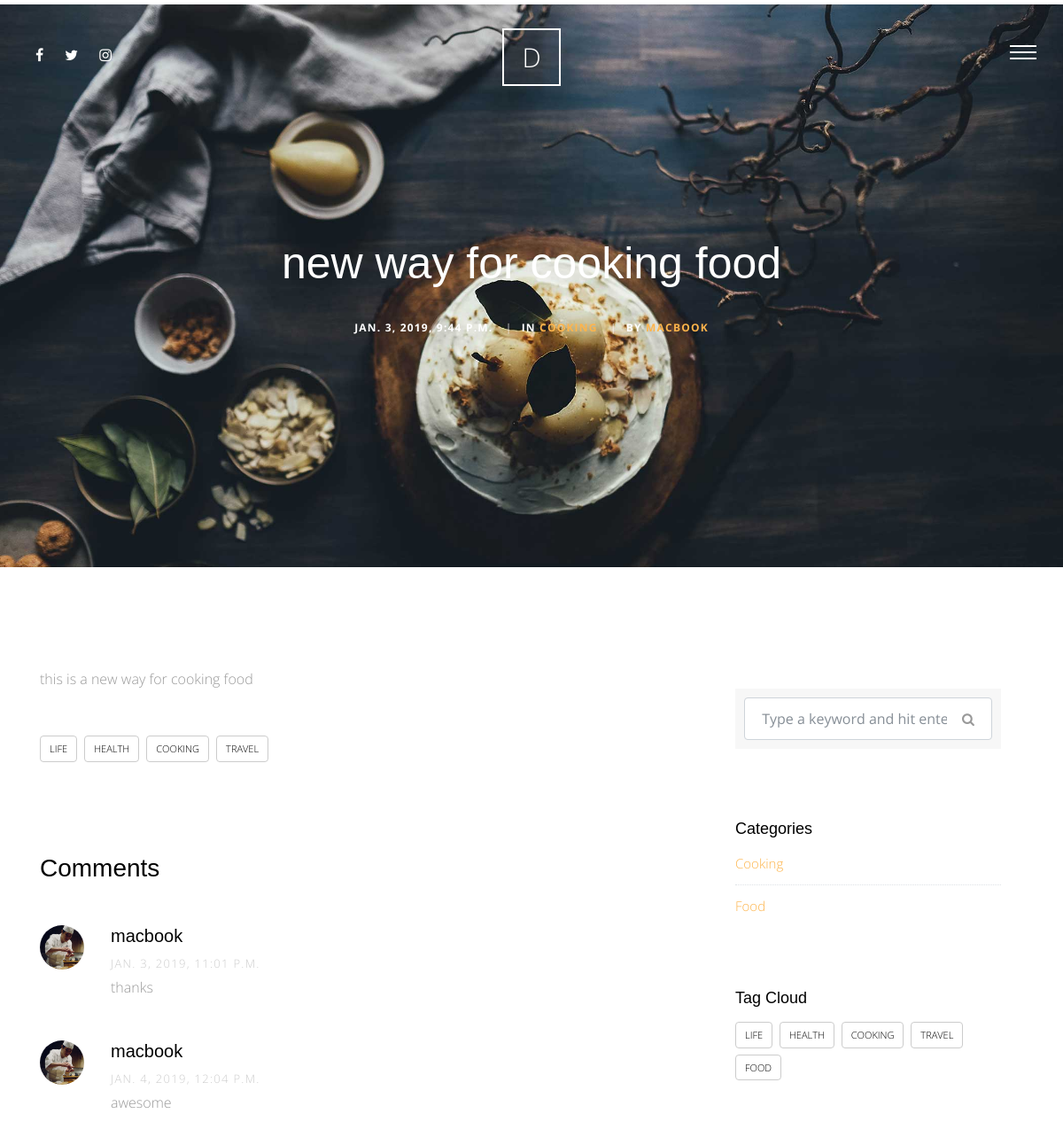
/blog/1 (upper part), run on an earlier commit of the app's database.
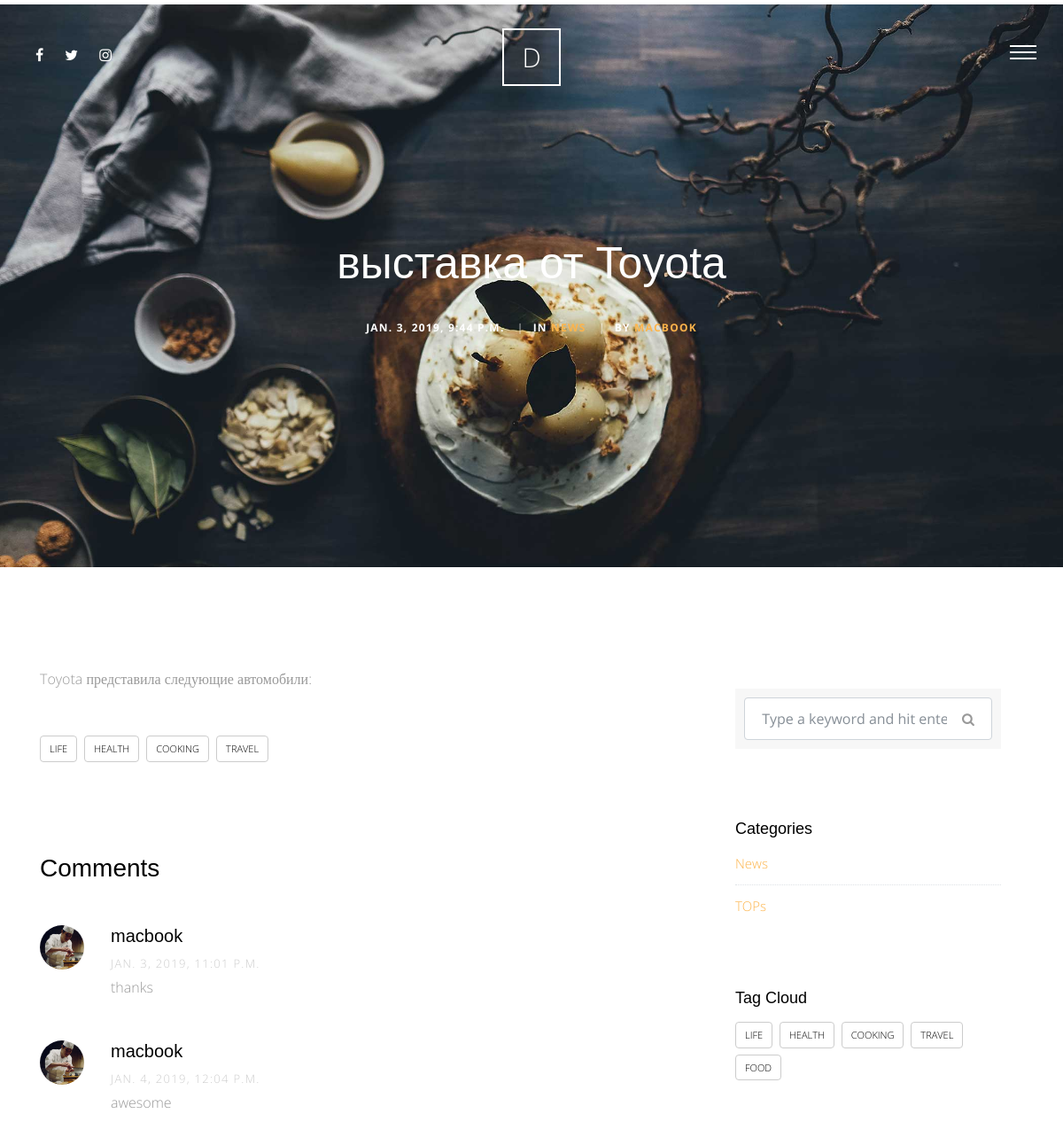
And on a later commit of the database.
### blog/models.py (models this page shows)
class Post(models.Model):
    title = models.CharField(max_length=50)
    content = models.TextField()
    author = models.ForeignKey(User , on_delete=models.CASCADE)
    image = models.ImageField(upload_to='blog/'  , blank=True, null=True)
    category = models.ForeignKey('Category'  ,null=True, on_delete=models.SET_NULL)
    created  = models.DateTimeField(default=timezone.now)
    tags = TaggableManager(blank=True)
    class Meta:
        verbose_name = ' post'
        verbose_name_plural = 'posts'
    def __str__(self):
        return self.title

class Category(models.Model):
    category_name = models.CharField(max_length=50)
    class Meta:
        verbose_name = ' category'
        verbose_name_plural = 'catogires'
    def __str__(self):
        return self.category_name

### blog/views.py (the view)
# urls.py: path('<int:id>' , views.post_detail , name='post_detail'),
def post_detail(request , id):
    post_detail = Post.objects.get(id=id)
    categories = Category.objects.all()
    all_tags = Tag.objects.all()
    comments = Comment.objects.filter(post=post_detail)
    if request.method == 'POST' :
        comment_form = CommentForm(request.POST)
        if comment_form.is_valid():
            new_comment = comment_form.save(commit=False)
            new_comment.user = request.user
            new_comment.post = post_detail
            new_comment.save()
    else:
        comment_form = CommentForm()
    context = {
        'post_detail' : post_detail ,
        'categories' : categories ,
        'all_tags' : all_tags ,
        'comments' : comments ,
        'comment_form' : comment_form
    }
    return render(request , 'Post/post_detail.html' , context)

### blog/forms.py
class CommentForm(forms.ModelForm):
    class Meta:
        model = Comment
        fields = [
            'content'
        ]

### blog/templates/Post/post_detail.html (shortened to what this page needs)
{% extends 'base.html' %}
{% load static %}
{% load bootstrap4 %}
{% block body %}
      <div class="main-wrap">
        <div class="cover_1 cover_sm">
          <div class="img_bg" style="background-image: url({% static 'site_static/img/slider-1.jpg' %})" data-stellar-background-ratio="0.5">
            <div class="container">
              <div class="row align-items-center justify-content-center">
                <div class="col-md-7 text-center" data-aos="fade-up">
                  <h2 class="heading mb-4">{{post_detail}}</h2>
                  <div class="post-info">
                    <div class="date-info">{{post_detail.created}}</div>
                    <div class="category-info"><span class="seperator">|</span>In <a href="#" data-title="View all posts in Lifestyle" title="View all posts in Lifestyle">{{post_detail.category}}</a></div>
                    <div class="author-info"><span class="seperator">|</span>By <a href="#">{{post_detail.author}}</a></div>
                  </div>
                </div>
              </div>
            </div>
          </div>
        </div>
       <div class="section">
          <div class="container">
            <div class="row">
              <div class="col-md-8">
                <p>{{post_detail.content}}</p>
                <div class="tag-widget post-tag-container mb-5 mt-5">
                  <div class="tagcloud">
                    {% for tag in post_detail.tags.all %}
                        <a href="{% url 'blog:post_by_tag' tag %}" class="tag-cloud-link">{{tag.name}}</a>
                    {% endfor %}
                  </div>
                </div>
                <div class="pt-5 mt-5">
                  <h3 class="mb-5"> Comments</h3>
                  <ul class="comment-list">
                    {% for comment in comments %}
                      <li class="comment">
                        <div class="vcard bio">
                          <img src="img/person_1.jpg" alt="Image placeholder">
                        </div>
                        <div class="comment-body">
                          <h3>{{comment.user}}</h3>
                          <div class="meta">{{comment.created}}</div>
                          <p>{{comment.content}}</p>
                        </div>
                      </li>
                    {% endfor %}
                  </ul>
                </div>
              </div>
              <div class="col-md-4 sidebar">
                <div class="sidebar-box">
                  <form action="{% url 'blog:post_list' %}" method="GET" class="search-form">
                    <div class="form-group">
                      <span class="icon fa fa-search"></span>
                      <input type="text" class="form-control" name='q' value="{{request.Get.q}}" placeholder="Type a keyword and hit enter">
                    </div>
                  </form>
                </div>
                <div class="sidebar-box">
                  <div class="categories">
                    <h3>Categories</h3>
                    {% for category in categories %}
                    <li><a href="{% url 'blog:post_by_category' category %}">{{category}}</a></li>
                    {% endfor %}
                  </div>
                </div>
                <div class="sidebar-box">
                  <h3>Tag Cloud</h3>
                  <div class="tagcloud">
                      {% for tag in all_tags %}
                        <a href="{% url 'blog:post_by_tag' tag %}" class="tag-cloud-link">{{tag}}</a>
                      {% endfor %}
                  </div>
                </div>
              </div>
            </div>
          </div>
        </div>
      </div>
      {% endblock body %}

What changed in the data, as far as the page shows it:
changed Post "MACBOOK": title "new way for cooking food" → "выставка от Toyota"; category "COOKING" → "NEWS"; content "this is a new way for cooking food" → "Toyota представила следующие автомобили:"
changed Category: category_name "Cooking" → "News"
changed Category: category_name "Food" → "TOPs"
